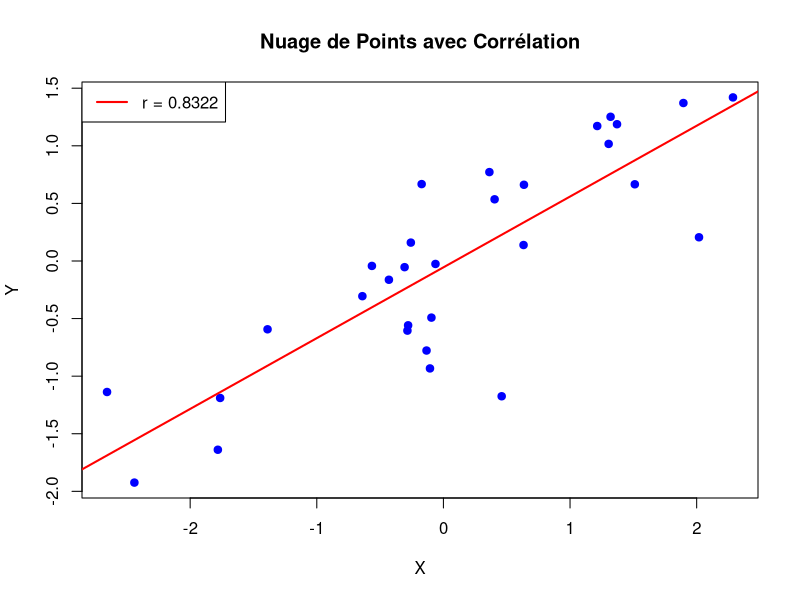

Source code (R):
## ---- chunk 1
# ========= T-TEST: Comparer une moyenne à μ₀ =========

cat("\n=== T-Test de Student ===\n\n")

# Exemple: mesures d'une variable quantitative
x <- c(0.62, 0.55, 0.58, 0.63, 0.60, 0.59, 0.57, 0.61)

# Valeur de référence
mu0 <- 0.58

cat("Données observées:\n")
print(x)
cat("\nStatistiques descriptives:\n")
cat("  Moyenne:    ", round(mean(x), 4), "\n")
cat("  Écart-type: ", round(sd(x), 4), "\n")
cat("  Taille:     ", length(x), "\n")
cat("  Référence μ₀:", mu0, "\n\n")

# === TEST UNILATÉRAL: H1 est μ > μ₀ ===
cat("=== Hypothèses ===\n")
cat("  H₀: μ = ", mu0, "(la moyenne égale la référence)\n")
cat("  H₁: μ > ", mu0, "(la moyenne est supérieure)\n\n")

# Effectuer le test
resultat_test <- t.test(x, mu = mu0, alternative = "greater")

# Afficher les résultats
cat("=== Résultats du Test ===\n")
cat("  Statistique t:", round(resultat_test$statistic, 4), "\n")
cat("  Degrés de liberté:", resultat_test$parameter, "\n")
cat("  P-valeur:", round(resultat_test$p.value, 4), "\n\n")

# Décision au niveau α = 5%
alpha <- 0.05
if (resultat_test$p.value < alpha) {
  decision <- "REJETER H₀"
  interpretation <- "La moyenne est SIGNIFICATIVEMENT supérieure à la référence"
} else {
  decision <- "NE PAS REJETER H₀"
  interpretation <- "Pas de preuve que la moyenne dépasse la référence"
}

cat("=== Décision (α = 5%) ===\n")
cat("  Décision:      ", decision, "\n")
cat("  Interprétation:", interpretation, "\n")

## ---- chunk 2
# ========= TEST CHI-DEUX: Comparer une variance à σ₀² =========

cat("\n=== Test de Variance (Chi-Deux) ===\n\n")

# Exemple: poids de boîtes de conserve
poids <- c(165.1, 171.5, 168.1, 165.6, 166.8, 170.0, 168.8, 171.1, 168.8, 173.6,
           163.5, 169.9, 165.4, 174.4, 171.8, 166.0, 174.6, 174.5, 166.4, 173.8)

# Variance de référence
sigma2_0 <- 10

cat("Données observées: ", length(poids), "poids de boîtes\n")
cat("Statistiques descriptives:\n")
cat("  Moyenne:   ", round(mean(poids), 2), "g\n")
cat("  Variance:  ", round(var(poids), 4), "\n")
cat("  Écart-type:", round(sd(poids), 4), "g\n")
cat("  Référence σ₀²:", sigma2_0, "\n\n")

# === TEST CHI-DEUX MANUEL ===
cat("=== Hypothèses ===\n")
cat("  H₀: σ² = ", sigma2_0, "(variance égale la référence)\n")
cat("  H₁: σ² ≠ ", sigma2_0, "(variance diffère) [bilatéral]\n\n")

# Calculer la statistique
n <- length(poids)
df_lib <- n - 1  # Degrés de liberté
chi2_obs <- df_lib * var(poids) / sigma2_0

# Calculer la p-valeur bilatérale
p_val_inf <- pchisq(chi2_obs, df = df_lib)  # P(χ² < χ²_obs)
p_val_sup <- 1 - p_val_inf                   # P(χ² > χ²_obs)
p_val_bilat <- 2 * min(p_val_inf, p_val_sup)  # Bilatéral

cat("=== Résultats du Test ===\n")
cat("  Statistique χ²:", round(chi2_obs, 4), "\n")
cat("  Degrés de liberté:", df_lib, "\n")
cat("  P-valeur (bilatérale):", round(p_val_bilat, 4), "\n\n")

# Décision au niveau α = 5%
alpha <- 0.05
if (p_val_bilat < alpha) {
  decision <- "REJETER H₀"
  interpretation <- "La variance EST SIGNIFICATIVEMENT différente de la référence"
} else {
  decision <- "NE PAS REJETER H₀"
  interpretation <- "Pas de preuve que la variance diffère de la référence"
}

cat("=== Décision (α = 5%) ===\n")
cat("  Décision:      ", decision, "\n")
cat("  Interprétation:", interpretation, "\n")

## ---- chunk 3
# ========= TEST DE PROPORTION =========

cat("\n=== Test de Proportion ===\n\n")

# Exemple: épidémiologie
# Nombre de cas observés et taille de l'échantillon
x <- 10   # Nombre de succès (cas)
n <- 147  # Taille totale
p0 <- 0.1 # Proportion théorique (10%)

cat("Contexte: Infection chez femmes ≤ 25 ans\n")
cat("  Cas observés (x):", x, "\n")
cat("  Taille (n):     ", n, "\n")
cat("  Proportion observée:", round(x/n, 4), "\n")
cat("  Proportion référence (p₀):", p0, "\n\n")

# === TEST: H1 est p < p₀ (unilatéral inférieur) ===
cat("=== Hypothèses ===\n")
cat("  H₀: p = ", p0, "(la proportion égale la référence)\n")
cat("  H₁: p < ", p0, "(la proportion est INFÉRIEURE) [unilatéral]\n\n")

# Effectuer le test
test_prop <- prop.test(x, n, p = p0, alternative = "less", correct = FALSE)

cat("=== Résultats du Test ===\n")
cat("  Statistique χ²:", round(test_prop$statistic, 4), "\n")
cat("  P-valeur:     ", round(test_prop$p.value, 4), "\n")
cat("  IC 95%:        [", round(test_prop$conf.int[1], 4), 
    ";", round(test_prop$conf.int[2], 4), "]\n\n")

# Décision au niveau α = 5%
alpha <- 0.05
if (test_prop$p.value < alpha) {
  decision <- "REJETER H₀"
  interpretation <- "La proportion EST SIGNIFICATIVEMENT inférieure à 10%"
} else {
  decision <- "NE PAS REJETER H₀"
  interpretation <- "Pas de preuve que la proportion soit < 10%"
}

cat("=== Décision (α = 5%) ===\n")
cat("  Décision:      ", decision, "\n")
cat("  Interprétation:", interpretation, "\n")

## ---- chunk 4
# ========= TEST DE CORRÉLATION =========

cat("\n=== Test de Corrélation de Pearson ===\n\n")

# Générer deux variables corrélées
set.seed(42)
n_obs <- 30
X <- rnorm(n_obs)
Y <- 0.7 * X + rnorm(n_obs, sd = 0.5)  # Y dépend de X

cat("Données: ", n_obs, "paires (X, Y)\n")
cat("Corrélation simulée forte (Y = 0.7*X + bruit)\n\n")

# Calculer la corrélation empirique
r_obs <- cor(X, Y)

cat("=== Hypothèses ===\n")
cat("  H₀: ρ = 0 (pas de corrélation linéaire)\n")
cat("  H₁: ρ ≠ 0 (corrélation existe) [bilatéral]\n\n")

# Effectuer le test
test_cor <- cor.test(X, Y, alternative = "two.sided")

cat("=== Résultats du Test ===\n")
cat("  Coefficient r (Pearson):", round(r_obs, 4), "\n")
cat("  Statistique t:          ", round(test_cor$statistic, 4), "\n")
cat("  Degrés de liberté:      ", test_cor$parameter, "\n")
cat("  P-valeur:               ", round(test_cor$p.value, 6), "\n")
cat("  IC 95%:                 [", round(test_cor$conf.int[1], 4),
    ";", round(test_cor$conf.int[2], 4), "]\n\n")

# Décision au niveau α = 5%
alpha <- 0.05
if (test_cor$p.value < alpha) {
  decision <- "REJETER H₀"
  interpretation <- paste("Corrélation SIGNIFICATIVE (r =", round(r_obs, 4), ")")
} else {
  decision <- "NE PAS REJETER H₀"
  interpretation <- "Pas de preuve de corrélation linéaire"
}

cat("=== Décision (α = 5%) ===\n")
cat("  Décision:      ", decision, "\n")
cat("  Interprétation:", interpretation, "\n\n")

# Visualiser la corrélation
plot(X, Y, main = "Nuage de Points avec Corrélation",
     xlab = "X", ylab = "Y", pch = 19, col = "blue")
abline(lm(Y ~ X), col = "red", lwd = 2)  # Droite de régression
legend("topleft", legend = paste("r =", round(r_obs, 4)),
       col = "red", lwd = 2)
